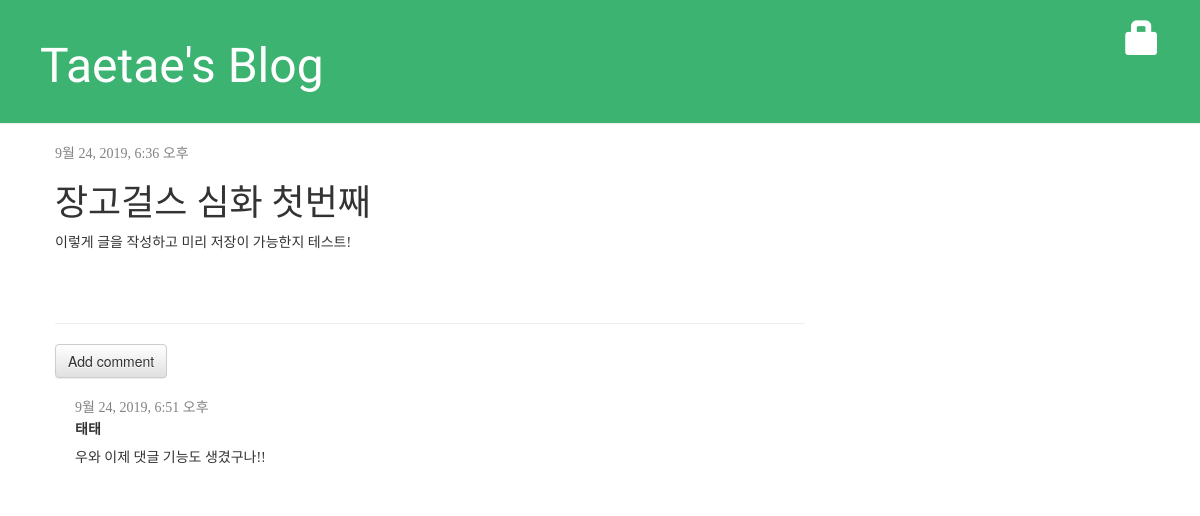
Screenshot of /post/3/ with the database file from the repository.
### blog/models.py (models this page shows, shortened)
class Post(models.Model):
    author = models.ForeignKey('auth.User', on_delete=models.CASCADE)
    title = models.CharField(max_length=200)
    text = models.TextField()
    created_date = models.DateTimeField(
        default=timezone.now
    )
    published_date = models.DateTimeField(
        blank=True, null=True
    )

class Comment(models.Model):
    post = models.ForeignKey('blog.Post', on_delete=models.CASCADE, related_name='comments')
    author = models.CharField(max_length=200)
    text = models.TextField()
    created_date = models.DateTimeField(default=timezone.now)
    approved_comment = models.BooleanField(default=False)

### blog/views.py (the view)
# urls.py: path('post/<int:pk>/', views.post_detail, name='post_detail'),
def post_detail(request, pk):
    post = get_object_or_404(Post, pk=pk)
    return render(request, 'blog/post_detail.html', {'post': post})

### blog/templates/blog/post_detail.html (shortened to what this page needs)
{% extends 'blog/base.html' %}
{% block content %}
    <div class="post">
        {% if post.published_date %}
            <div class="date">
        {{ post.published_date }}
            </div>
        {% else %}
            <a class="btn btn-default" href="{% url 'post_publish' pk=post.pk %}">Publish</a>
        {% endif %}
        <h1>{{ post.title }}</h1>
        <p>{{ post.text|linebreaksbr }}</p>
    </div>
    <hr>
    <a class="btn btn-default" href="{% url 'add_comment_to_post' pk=post.pk %}">Add comment</a>
    {% for comment in post.comments.all %}
    {% if user.is_authenticated or comment.approved_comment %}
    <div class="comment">
        <div class="date">
            {{ comment.created_date }}
        </div>
        <strong>{{ comment.author }}</strong>
        <p>{{ comment.text|linebreaks }}</p>
    </div>
    {% endif %}
    {% empty %}
        <p>No comments here yet :(</p>
    {% endfor %}
{% endblock %}

### blog/static/css/blog.css (style rules this page uses)
h1, h2, h3, h4 { font-family: 'Black Han Sans', sans-serif; }
p, .date, .save { font-family: 'Noto Serif KR', serif; }
.date { color: #828282; }
.post { margin-bottom: 70px; }
.comment { margin: 20px 0px 20px 20px; }

### rows the page displays
Post: published_date "9월 24, 2019, 6:36 오후", title "장고걸스 심화 첫번째", text "이렇게 글을 작성하고 미리 저장이 가능한지 테스트!"
Comment: created_date "9월 24, 2019, 6:51 오후", author "태태", text "우와 이제 댓글 기능도 생겼구나!!"
